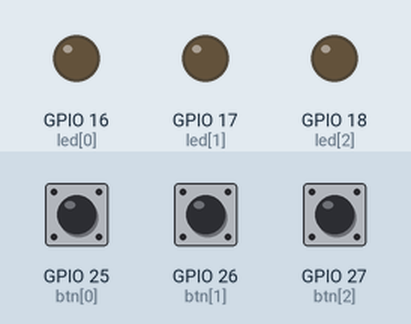
The sketch below on a simulated ESP32. On the bench: output pins drawn as LEDs (lit = HIGH). The inputs (shaded band) are chosen by the test bench; at power-on: GPIO 25 (btn[0]) HIGH, GPIO 26 (btn[1]) HIGH, GPIO 27 (btn[2]) HIGH. Random numbers use the default seed unless the sketch sets one.

Above: at 2.3 s.
2.4 s: GPIO 25 (btn[0]) pulled LOW for 0.15 s
At 2.95 s:
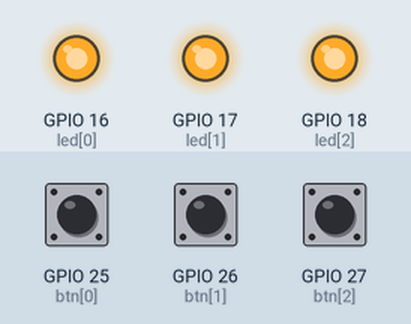
5.4 s: GPIO 26 (btn[1]) pulled LOW for 1 s
At 8.07 s:
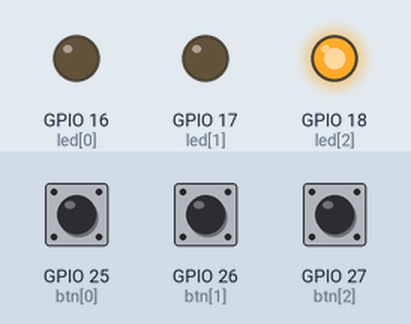
8.4 s: GPIO 27 (btn[2]) pulled LOW for 3.2 s
At 12.0 s:
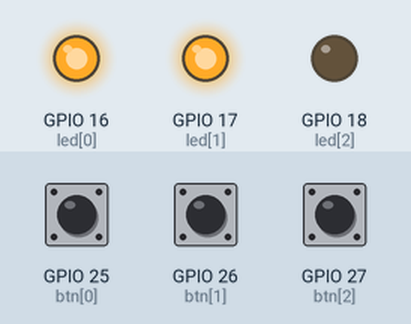
14.0 s: GPIO 25 (btn[0]) pulled LOW for 3.2 s
18.7 s: GPIO 26 (btn[1]) pulled LOW for 3.2 s
At 22.05 s:
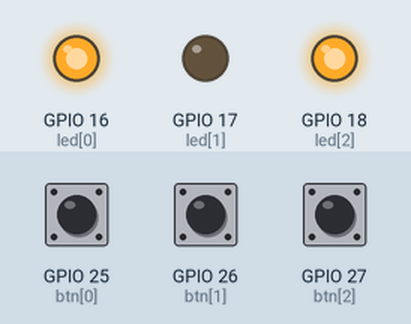
Timing chart, 0 to 26.4 s (numbered marks = the images above; inputs shaded):
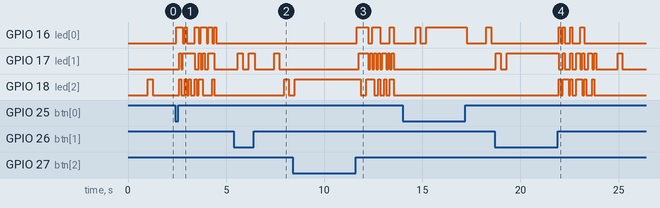

The sketch:

cau4.ino
```cpp
#include <vector>

int led[3] = {16, 17, 18};
int btn[3] = {25, 26, 27};
int lastDebounce[3] = {0, 0, 0};
int lastState[3] = {HIGH, HIGH, HIGH};
int stableState[3] = {HIGH, HIGH, HIGH};
int hitCount[3] = {false, false, false};
int pos, level, stage;
int lastBlink = 0, ledState = LOW, wait = 0;

std::vector<uint8_t> sequence = {};

void gameOver() {
    sequence.clear();
    pos = 0;
    stage = 0;
    level = 0;
}

void buttonState(int button) {
    int state = digitalRead(btn[button]);
    if (state != lastState[button]) {
        lastDebounce[button] = millis();
    }
    if (millis() - lastDebounce[button] > 50) {
        if (state != stableState[button]) {
            stableState[button] = state;
            if (stage == 1) {
                if (state == LOW) {
                    digitalWrite(led[button], HIGH);
                } else {
                    hitCount[button] = true;
                    digitalWrite(led[button], LOW);
                }
            }
        }
    }
    lastState[button] = state;
}

void setup() {
  // put your setup code here, to run once:
  Serial.begin(115200);
  randomSeed(analogRead(35));
  for (int i = 0; i < 3; i++) {
    pinMode(led[i], OUTPUT);
    digitalWrite(led[i], LOW);
  }
  for (int i = 0; i < 3; i++) {
    pinMode(btn[i], INPUT_PULLUP);
  }
  gameOver();
}

void updateVisual() {
    if (stage == 0) {
        // randomly blink
        for (int i = 0; i < 20; i++) {
            for (int j = 0; j < 3; j++) {
                digitalWrite(led[j], random(0, 2));
            }
            delay(100);
            for (int j = 0; j < 3; j++) {
                digitalWrite(led[j], LOW);
            }
        }
    } else if (stage == 2) {
        // show sequence
        delay(1000);
        for (int i = 0; i < level; i++) {
            digitalWrite(led[sequence[i]], HIGH);
            delay(250);
            digitalWrite(led[sequence[i]], LOW);
            delay(250);
        }
        stage = 1;
    }
}

void generateNext() {
    stage = 2;
    level ++;
    sequence.push_back(random(0, 3));
    wait = millis();
    pos = 0;
}

void logic() {
    if (pos == sequence.size()) {
        generateNext();
    } else {
        for (int i = 0; i < 3; i++) {
            if (hitCount[i]) {
                hitCount[i] = false;
                if (i == sequence[pos]) {
                    pos++;
                } else {
                    gameOver();
                }
            }
        }
    }
}

void loop() {
  // put your main code here, to run repeatedly:
    for (int i = 0; i < 3; i++) {
        buttonState(i);
    }
    logic();
    updateVisual();
}
```

Measured:
- after the input at 2.4 s, GPIO 16 (led[0]): LOW → HIGH after 0.05 s, → LOW 0.35 s later, → HIGH 0.10 s later, → LOW 0.10 s later, … (12 changes in this stretch); GPIO 17 (led[1]): LOW → HIGH after 0.20 s, → LOW 0.10 s later, → HIGH 0.10 s later, → LOW 0.60 s later, … (10 changes in this stretch)
- after the input at 5.4 s, GPIO 18 (led[2]): LOW → HIGH after 2.6 s, → LOW 0.25 s later
- after the input at 8.4 s, GPIO 16 (led[0]): goes HIGH 0.60 s, LOW 0.20 s, HIGH 0.40 s, LOW 0.50 s, HIGH 0.20 s, then LOW, starting after 3.3 s; GPIO 17 (led[1]): LOW → HIGH after 3.4 s, → LOW 0.50 s later, → HIGH 0.10 s later, → LOW 0.10 s later, … (14 changes in this stretch)
- after the input at 18.7 s, GPIO 16 (led[0]): LOW → HIGH after 3.3 s, → LOW 0.10 s later, → HIGH 0.10 s later, → LOW 0.10 s later, … (8 changes in this stretch); GPIO 18 (led[2]): LOW → HIGH after 3.3 s, → LOW 0.10 s later, → HIGH 0.10 s later, → LOW 0.30 s later, … (12 changes in this stretch)
